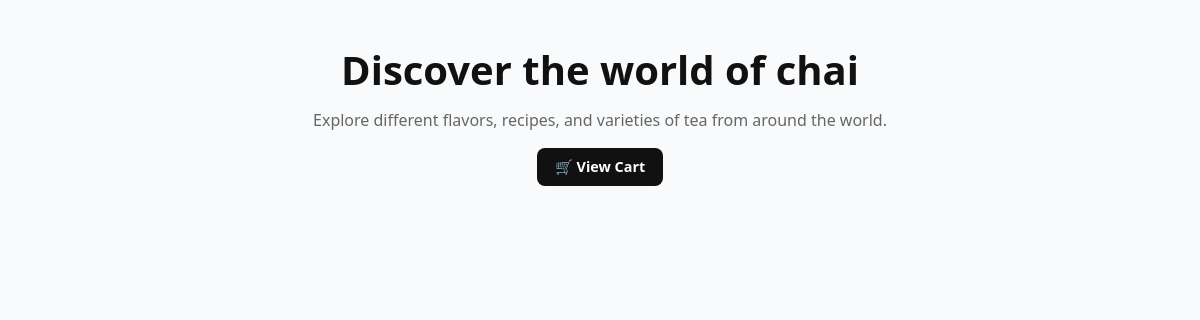
Page /chai/ on the earlier database version.
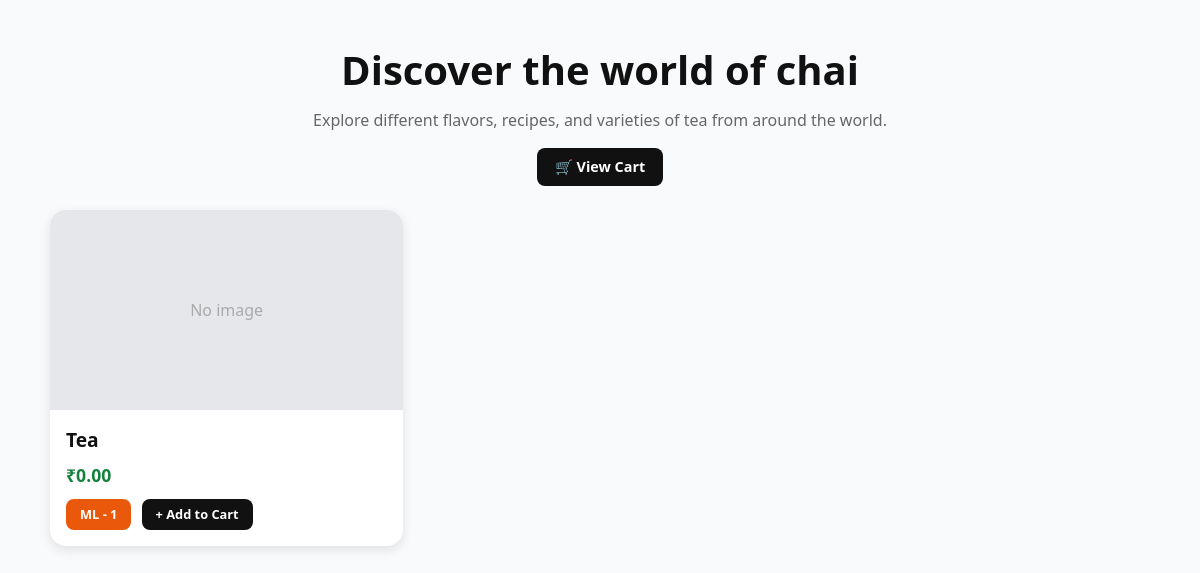
Same page on the later database version.
### chai/models.py (models this page shows, shortened)
class chaivarity(models.Model):
    chai_TYPE_CHOICE = [
        ('ML', 'MASALA'),
        ('GR', 'GINGER'),
        ('KL', 'KIWI'),
        ('PL', 'PLAIN'),
        ('EL', 'ELACHI'),
        ('Lm', 'LEMON'),
        ('IC', 'ICE'),
        ('GT', 'GREEN'),
        ('SF', 'Saffron'),
        ('BL', 'BLACK'),
    ]
    name = models.CharField(max_length=100)
    image = models.ImageField(upload_to='chai/', null=True, blank=True)
    date_added = models.DateTimeField(default=timezone.now)
    type = models.CharField(max_length=2, choices=chai_TYPE_CHOICE)
    description = models.TextField()
    price = models.DecimalField(max_digits=8, decimal_places=2, default=0)

### chai/views.py (the view)
# urls.py: path('', views.all_chai, name='all_chai'),
def all_chai(request):
    chais = chaivarity.objects.all()
    form = chaivarityForm()
    return render(
        request,
        'chai/all_chai.html',
        {
            'chais': chais,
            'form': form,
        }
    )

### chai/Templates/chai/all_chai.html (shortened to what this page needs)
{% extends "layout.html" %}
{% block content %}
<div style="padding:40px 16px; background:#f9fafb; min-height:100vh;">
    <div style="text-align:center; margin-bottom:24px;">
        <h1 style="font-size:2.5rem; font-weight:800; color:#111;">Discover the world of chai</h1>
        <p style="color:#666; margin-top:8px;">Explore different flavors, recipes, and varieties of tea from around the world.</p>
        <a href="{% url 'view_cart' %}"
           style="display:inline-block; margin-top:16px; background:#111; color:white; padding:8px 18px; border-radius:8px; text-decoration:none; font-weight:600; font-size:0.9rem;">
            🛒 View Cart
        </a>
    </div>
    <div style="display:grid; grid-template-columns:repeat(3,1fr); gap:20px; max-width:1100px; margin:0 auto;">
        {% for chai in chais %}
        <div style="background:white; border-radius:16px; box-shadow:0 4px 12px rgba(0,0,0,0.1); overflow:hidden; transition:transform 0.2s; cursor:pointer;"
             onmouseover="this.style.transform='scale(1.05)'"
             onmouseout="this.style.transform='scale(1)'">
            {% if chai.image %}
            <img src="{{ chai.image.url }}" alt="{{ chai.name }}"
                 style="width:100%; height:200px; object-fit:cover;">
            {% else %}
            <div style="width:100%; height:200px; background:#e5e7eb; display:flex; align-items:center; justify-content:center; color:#aaa;">
                No image
            </div>
            {% endif %}
            <div style="padding:16px;">
                <h3 style="font-size:1.2rem; font-weight:700; color:#111; margin-bottom:8px;">{{ chai.name }}</h3>
                <p style="font-size:1.1rem; font-weight:700; color:#15803d; margin-bottom:10px;">₹{{ chai.price }}</p>
                <a href="{% url 'chai_detail' chai.id %}"
                   style="display:inline-block; background:#ea580c; color:white; font-size:0.8rem; font-weight:600; padding:6px 14px; border-radius:8px; text-decoration:none; margin-right:6px;">
                    {{ chai.type }} - {{ chai.id }}
                </a>
                <a href="{% url 'add_to_cart' chai.id %}"
                   style="display:inline-block; background:#111; color:white; font-size:0.8rem; font-weight:600; padding:6px 14px; border-radius:8px; text-decoration:none;">
                    + Add to Cart
                </a>
            </div>
        </div>
        {% endfor %}
    </div>
</div>
{% endblock %}

Differences in the rows shown:
added chaivarity: shows "No image", name "Tea", price "0.00", type "ML", id "1"
